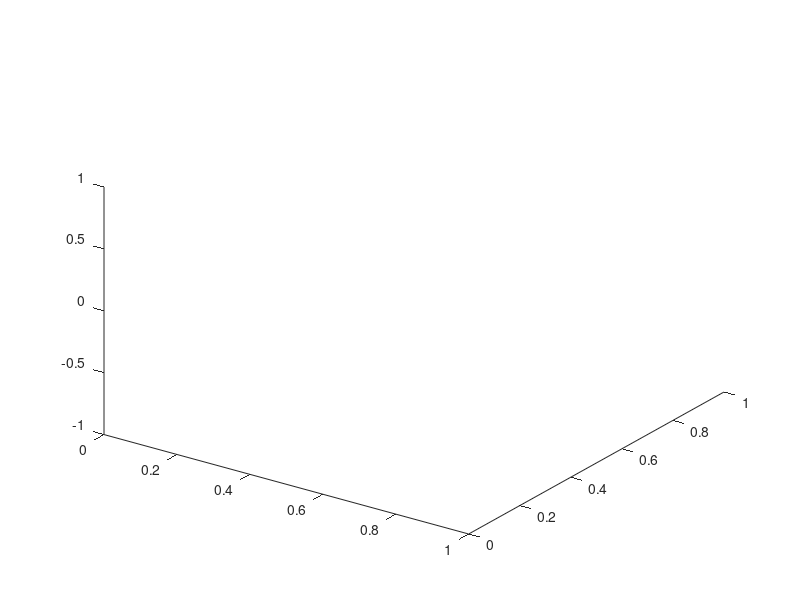

Reproduce this figure in MATLAB. (Note: this script raises an error after producing the figure.)
% Script that allows quadcopter to follow a line

%% Global variables
global Jr Ixx Iyy Izz l m g b d Om 

%goal = [80 45 30];
%% Movie parameters

Nframes = 100; % number of frames
%wVals = linspace(0.5,5,Nframes); % values used

    figNum = 1;

% Prepare the movie
figure(figNum)
hold off
set(gcf,'Renderer','OpenGL') % create figure with options
    view([35 35])

set(gca,'NextPlot','replaceChildren');

 % the video creation functionality does not work in some versions
    % Generate a video object, like a file handle
    writerObj = VideoWriter('sim_MPC_1.avi');
    % Set the FPS of the movie
    set(writerObj, 'FrameRate',8);
    % Open the video object
    open(writerObj);







%% Quadcopter parameters

Ixx = 7.5*10^(-3);  % Quadrotor moment of inertia around X axis
Iyy = 7.5*10^(-3);  % Quadrotor moment of inertia around Y axis
Izz = 1.3*10^(-2);  % Quadrotor moment of inertia around Z axis
Jr = 6.5*10^(-5);  % Total rotational moment of inertia around the propeller axis
b = 3.13*10^(-5);  % Thrust factor
d = 7.5*10^(-7);  % Drag factor
l = 0.23;  % Distance to the center of the Quadrotor
m = 0.65;  % Mass of the Quadrotor in Kg
g = 9.81;   % Gravitational acceleration

%% Start simulation
start = [10; 10; 10]; % start point

%goal = [0; 0; 0]; % end point

v = 0.001*ones(16,1); % starting quadcopter state

rpm_bal = 225.6779;

Om = 1.06*rpm_bal*ones(4,1);
Om(1) = 1.01*rpm_bal;
Om(2) = 1.01*rpm_bal;
Om(3) = 0.98*rpm_bal;
Om(4) = 0.96*rpm_bal;

v(13:16) = Om.^2;

N = 40; % number of look-ahead steps

% Start control-dynamics loop

n = 200; % number of simulation steps

dt = 0.01; % time step

Y = zeros(12,1)'; % variable size state array
T = []; % variable size time array

ti = 0;
tf = dt;
xyz_loc = [10; 12; 8];


%generate a randomized obstacle map
mapgen;
%draw the map to figure
map.draw(figNum)

quad_sensor.range = 10;
%% Constants for RRT
obstacleFilename = 'knownPlanes2.txt';%./custom/test.txt';%'./custom/output_planes.txt';
seedsPerAxis = 7;
treesMax = seedsPerAxis^3*3+2;

%% Create file
locc = [];

%%
keep_going = true;
goal_tol = 1;
%%
i = 0;
while(keep_going)
    
    locc = [locc; Y(end,xyz_loc)];
    
    quad_sensor.pos = Y(end, xyz_loc); %set sensor as current xyz position
    map.updateKnown(quad_sensor);   %update map with sensor
    
    % Check if quad is in building
    inBuildingFlag = map.checkCollision(Y(end, xyz_loc))
    %RRT here

    if map.hasChanged() && ~inBuildingFlag
        
        map.writeKnownPlanes('knownPlanes2.txt'); %overwrite file with new known map
        segment = 1;    %reset segment to first since we will get a new list now
        map.resetChanged(); %map file is now current
        
        rrt = RrtPlanner(treesMax,seedsPerAxis,obstacleFilename);
        rrt.drawingSkipsPerDrawing = 30;
        map.drawKnown(figNum);
        
        % make new rrt structure every time.  delete structures after
        % extracting seg_list, just to be sure theres no problems with residual
        % data left behind and getting recycled...
        rrt.SetGoal(Y(end, xyz_loc));
%         rrt.SetStart(goal); % needs to be hardcoded
        rrt.Run();
        seg_list = rrt.smoothedPath(end:-1:1, :); % get list backwards
        %plot3(rrt.path(:,1),rrt.path(:,2),rrt.path(:,3),'k*');
% plot3(rrt.smoothedPath(:,1),rrt.smoothedPath(:,2),rrt.smoothedPath(:,3),'ko');
        clear rrt;
    end

    [segment, p0, p1] = findSegment(Y(end, xyz_loc)',seg_list, segment);
    
    p0
    p1
    segment
    
    ddt = 0.2;
    vv = 10;
    
    Y(end, xyz_loc) = Y(end, xyz_loc) +...
        (p0-Y(end, xyz_loc)')'/norm(p0-Y(end, xyz_loc)',2)*vv*ddt;
    
    
    plot3(Y(end, xyz_loc(1)),Y(end, xyz_loc(2)),Y(end, xyz_loc(3)),'r*')
    plot3(seg_list(:,1),seg_list(:,2),seg_list(:,3),'ko-');
    %%
    % -60 0  to 
    
    view([-60+i 0+i])
    %%
    drawnow
    % Write the movie
    set(gcf,'Renderer','OpenGL')
    frame = getframe(gcf);
    % Directly write the frame to video
     writeVideo( writerObj, frame ); 
    %%{
    
    % Linearize dynamics
    [A,B,G] = linearize_quad_dyn_xyz_controls(v);
    Anew = eye(size(A)) + A*dt;
    Bnew = dt*B;
    Gnew = dt*G;
    
    % Call MPC
    [Yval, U]= call_mpc_2( v, p0, p1, Anew, Bnew, Gnew, N);
    plot3(Yval(10,:)+Y(end,xyz_loc(1)),...
        Yval(12,:)+Y(end,xyz_loc(2)),...
        Yval(8,:)+Y(end,xyz_loc(3)),'g-')
    % Get control inputs
    U(:,1)
    v(13:16) = Om.^2 + U(:,1);
    
    Om = v(13:16).^(1/2)
    
    % Call full dynamics for dt time
    [Ttemp,Ytemp] = ode45(@quad_dyn,[ti tf],v(1:12));
    T = [T; Ttemp];
    Y = [Y; Ytemp];
    
    % Update simulation parameters
    v = [Y(end,:)'; v(13:16)];
    ti = tf;
    tf = tf + dt;
    %}
    i = i+1;
    % TODO: check if we have reached the end
    if norm(Y(end, xyz_loc) - [60,35, 10]) < goal_tol
        keep_going = false;
    end
end
%%
% Close the video object
 close(writerObj); 

%%
%{
figure(2)
vals = {'dphi','phi','dtheta',...
    'theta','dpsi','psi','dz','z','dx','x',...
    'dy','y'};
for j = 1:6
    i = 2*j-1;
    subplot(6,2,i)
    plot(T,Y(:,i))
    %     legend('plant','plant',2)
    title(vals{i})
    i = 2*j;
    subplot(6,2,i)
    plot(T,Y(:,i))
    title(vals{i})
end
%}
%[10; 12; 8]
%%
figure(3)
plot3(Y(:,10),Y(:,12),Y(:,8))
xlabel('x')
ylabel('y')
zlabel('z')
%hold on
%plot3([p0(1) p1(1)],[p0(2) p1(2)],[p0(3) p1(3)])


